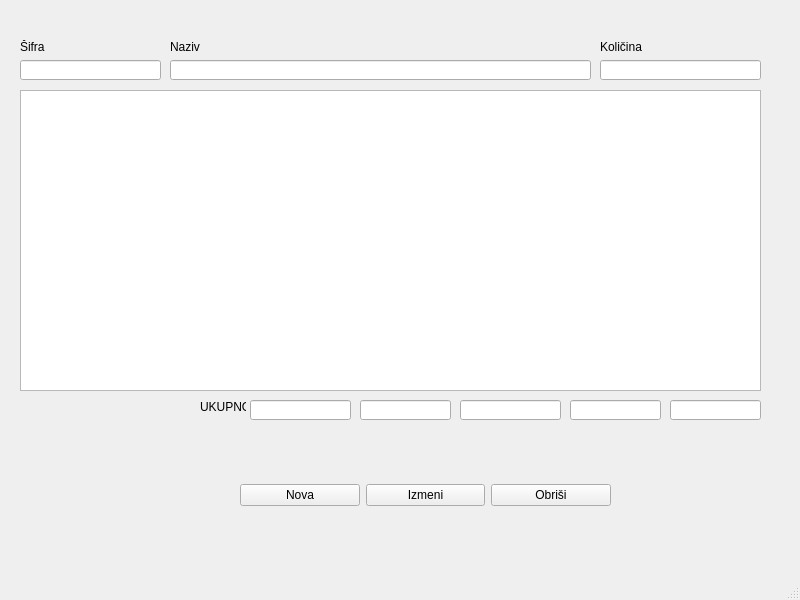
<?xml version="1.0" encoding="UTF-8"?>
<ui version="4.0">
 <class>FormaKalkulacije</class>
 <widget class="QMainWindow" name="FormaKalkulacije">
  <property name="geometry">
   <rect>
    <x>0</x>
    <y>0</y>
    <width>800</width>
    <height>600</height>
   </rect>
  </property>
  <property name="windowTitle">
   <string>Kalkulacija</string>
  </property>
  <widget class="QWidget" name="centralwidget">
   <widget class="QLineEdit" name="lineEdit_4">
    <property name="geometry">
     <rect>
      <x>250</x>
      <y>400</y>
      <width>101</width>
      <height>20</height>
     </rect>
    </property>
   </widget>
   <widget class="QLabel" name="label_4">
    <property name="geometry">
     <rect>
      <x>200</x>
      <y>400</y>
      <width>46</width>
      <height>13</height>
     </rect>
    </property>
    <property name="text">
     <string>UKUPNO:</string>
    </property>
   </widget>
   <widget class="QLineEdit" name="lineEdit_7">
    <property name="geometry">
     <rect>
      <x>670</x>
      <y>400</y>
      <width>91</width>
      <height>20</height>
     </rect>
    </property>
   </widget>
   <widget class="QLineEdit" name="lineEdit_8">
    <property name="geometry">
     <rect>
      <x>570</x>
      <y>400</y>
      <width>91</width>
      <height>20</height>
     </rect>
    </property>
   </widget>
   <widget class="QLineEdit" name="lineEdit">
    <property name="geometry">
     <rect>
      <x>20</x>
      <y>60</y>
      <width>141</width>
      <height>20</height>
     </rect>
    </property>
   </widget>
   <widget class="QLineEdit" name="lineEdit_6">
    <property name="geometry">
     <rect>
      <x>460</x>
      <y>400</y>
      <width>101</width>
      <height>20</height>
     </rect>
    </property>
   </widget>
   <widget class="QLineEdit" name="lineEdit_3">
    <property name="geometry">
     <rect>
      <x>600</x>
      <y>60</y>
      <width>161</width>
      <height>20</height>
     </rect>
    </property>
   </widget>
   <widget class="QLabel" name="label_2">
    <property name="geometry">
     <rect>
      <x>170</x>
      <y>40</y>
      <width>46</width>
      <height>13</height>
     </rect>
    </property>
    <property name="text">
     <string>Naziv</string>
    </property>
   </widget>
   <widget class="QLineEdit" name="lineEdit_2">
    <property name="geometry">
     <rect>
      <x>170</x>
      <y>60</y>
      <width>421</width>
      <height>20</height>
     </rect>
    </property>
   </widget>
   <widget class="QListView" name="listView">
    <property name="geometry">
     <rect>
      <x>20</x>
      <y>90</y>
      <width>741</width>
      <height>301</height>
     </rect>
    </property>
   </widget>
   <widget class="QLabel" name="label_3">
    <property name="geometry">
     <rect>
      <x>600</x>
      <y>40</y>
      <width>46</width>
      <height>13</height>
     </rect>
    </property>
    <property name="text">
     <string>Količina</string>
    </property>
   </widget>
   <widget class="QLineEdit" name="lineEdit_5">
    <property name="geometry">
     <rect>
      <x>360</x>
      <y>400</y>
      <width>91</width>
      <height>20</height>
     </rect>
    </property>
   </widget>
   <widget class="QLabel" name="label">
    <property name="geometry">
     <rect>
      <x>20</x>
      <y>40</y>
      <width>46</width>
      <height>13</height>
     </rect>
    </property>
    <property name="text">
     <string>Šifra</string>
    </property>
   </widget>
   <widget class="QWidget" name="layoutWidget">
    <property name="geometry">
     <rect>
      <x>240</x>
      <y>460</y>
      <width>371</width>
      <height>71</height>
     </rect>
    </property>
    <layout class="QHBoxLayout" name="horizontalLayout">
     <item>
      <widget class="QPushButton" name="pushButton">
       <property name="text">
        <string>Nova</string>
       </property>
      </widget>
     </item>
     <item>
      <widget class="QPushButton" name="pushButton_2">
       <property name="text">
        <string>Izmeni</string>
       </property>
      </widget>
     </item>
     <item>
      <widget class="QPushButton" name="pushButton_3">
       <property name="text">
        <string>Obriši</string>
       </property>
      </widget>
     </item>
    </layout>
   </widget>
  </widget>
  <widget class="QMenuBar" name="menubar">
   <property name="geometry">
    <rect>
     <x>0</x>
     <y>0</y>
     <width>800</width>
     <height>21</height>
    </rect>
   </property>
  </widget>
  <widget class="QStatusBar" name="statusbar"/>
 </widget>
 <resources/>
 <connections/>
</ui>
